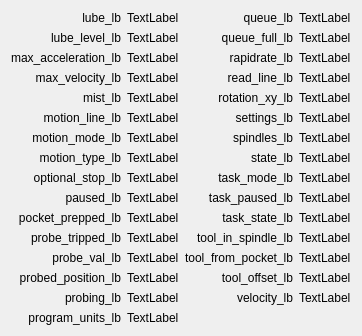
      <widget class="QWidget" name="tab_2">
       <attribute name="title">
        <string>Status 2</string>
       </attribute>
       <layout class="QGridLayout" name="gridLayout_2">
        <item row="13" column="2">
         <widget class="QLabel" name="label_76">
          <property name="text">
           <string>tool_offset_lb</string>
          </property>
          <property name="alignment">
           <set>Qt::AlignRight|Qt::AlignTrailing|Qt::AlignVCenter</set>
          </property>
         </widget>
        </item>
        <item row="3" column="1">
         <widget class="QLabel" name="max_velocity_lb">
          <property name="text">
           <string>TextLabel</string>
          </property>
         </widget>
        </item>
        <item row="11" column="3">
         <widget class="QLabel" name="tool_in_spindle_lb">
          <property name="text">
           <string>TextLabel</string>
          </property>
         </widget>
        </item>
        <item row="8" column="3">
         <widget class="QLabel" name="task_mode_lb">
          <property name="text">
           <string>TextLabel</string>
          </property>
         </widget>
        </item>
        <item row="9" column="3">
         <widget class="QLabel" name="task_paused_lb">
          <property name="text">
           <string>TextLabel</string>
          </property>
         </widget>
        </item>
        <item row="5" column="0">
         <widget class="QLabel" name="label_34">
          <property name="text">
           <string>motion_line_lb</string>
          </property>
          <property name="alignment">
           <set>Qt::AlignRight|Qt::AlignTrailing|Qt::AlignVCenter</set>
          </property>
         </widget>
        </item>
        <item row="14" column="0">
         <widget class="QLabel" name="label_42">
          <property name="text">
           <string>probing_lb</string>
          </property>
          <property name="alignment">
           <set>Qt::AlignRight|Qt::AlignTrailing|Qt::AlignVCenter</set>
          </property>
         </widget>
        </item>
        <item row="9" column="2">
         <widget class="QLabel" name="label_72">
          <property name="text">
           <string>task_paused_lb</string>
          </property>
          <property name="alignment">
           <set>Qt::AlignRight|Qt::AlignTrailing|Qt::AlignVCenter</set>
          </property>
         </widget>
        </item>
        <item row="4" column="3">
         <widget class="QLabel" name="rotation_xy_lb">
          <property name="text">
           <string>TextLabel</string>
          </property>
         </widget>
        </item>
        <item row="0" column="3">
         <widget class="QLabel" name="queue_lb">
          <property name="text">
           <string>TextLabel</string>
          </property>
         </widget>
        </item>
        <item row="0" column="1">
         <widget class="QLabel" name="lube_lb">
          <property name="text">
           <string>TextLabel</string>
          </property>
         </widget>
        </item>
        <item row="0" column="0">
         <widget class="QLabel" name="label_24">
          <property name="text">
           <string>lube_lb</string>
          </property>
          <property name="alignment">
           <set>Qt::AlignRight|Qt::AlignTrailing|Qt::AlignVCenter</set>
          </property>
         </widget>
        </item>
        <item row="1" column="3">
         <widget class="QLabel" name="queue_full_lb">
          <property name="text">
           <string>TextLabel</string>
          </property>
         </widget>
        </item>
        <item row="10" column="3">
         <widget class="QLabel" name="task_state_lb">
          <property name="text">
           <string>TextLabel</string>
          </property>
         </widget>
        </item>
        <item row="11" column="0">
         <widget class="QLabel" name="label_71">
          <property name="text">
           <string>probe_tripped_lb</string>
          </property>
          <property name="alignment">
           <set>Qt::AlignRight|Qt::AlignTrailing|Qt::AlignVCenter</set>
          </property>
         </widget>
        </item>
        <item row="12" column="2">
         <widget class="QLabel" name="label_75">
          <property name="text">
           <string>tool_from_pocket_lb</string>
          </property>
          <property name="alignment">
           <set>Qt::AlignRight|Qt::AlignTrailing|Qt::AlignVCenter</set>
          </property>
         </widget>
        </item>
        <item row="1" column="1">
         <widget class="QLabel" name="lube_level_lb">
          <property name="text">
           <string>TextLabel</string>
          </property>
         </widget>
        </item>
        <item row="14" column="1">
         <widget class="QLabel" name="probing_lb">
          <property name="text">
           <string>TextLabel</string>
          </property>
         </widget>
        </item>
        <item row="12" column="0">
         <widget class="QLabel" name="label_41">
          <property name="text">
           <string>probe_val_lb</string>
          </property>
          <property name="alignment">
           <set>Qt::AlignRight|Qt::AlignTrailing|Qt::AlignVCenter</set>
          </property>
         </widget>
        </item>
        <item row="8" column="1">
         <widget class="QLabel" name="optional_stop_lb">
          <property name="text">
           <string>TextLabel</string>
          </property>
         </widget>
        </item>
        <item row="7" column="3">
         <widget class="QLabel" name="state_lb">
          <property name="text">
           <string>TextLabel</string>
          </property>
         </widget>
        </item>
        <item row="0" column="2">
         <widget class="QLabel" name="label_39">
          <property name="text">
           <string>queue_lb</string>
          </property>
          <property name="alignment">
           <set>Qt::AlignRight|Qt::AlignTrailing|Qt::AlignVCenter</set>
          </property>
         </widget>
        </item>
        <item row="4" column="0">
         <widget class="QLabel" name="label_33">
          <property name="text">
           <string>mist_lb</string>
          </property>
          <property name="alignment">
           <set>Qt::AlignRight|Qt::AlignTrailing|Qt::AlignVCenter</set>
          </property>
         </widget>
        </item>
        <item row="7" column="1">
         <widget class="QLabel" name="motion_type_lb">
          <property name="text">
           <string>TextLabel</string>
          </property>
         </widget>
        </item>
        <item row="10" column="0">
         <widget class="QLabel" name="label_70">
          <property name="text">
           <string>pocket_prepped_lb</string>
          </property>
          <property name="alignment">
           <set>Qt::AlignRight|Qt::AlignTrailing|Qt::AlignVCenter</set>
          </property>
         </widget>
        </item>
        <item row="12" column="1">
         <widget class="QLabel" name="probe_val_lb">
          <property name="text">
           <string>TextLabel</string>
          </property>
         </widget>
        </item>
        <item row="8" column="0">
         <widget class="QLabel" name="label_37">
          <property name="text">
           <string>optional_stop_lb</string>
          </property>
          <property name="alignment">
           <set>Qt::AlignRight|Qt::AlignTrailing|Qt::AlignVCenter</set>
          </property>
         </widget>
        </item>
        <item row="13" column="0">
         <widget class="QLabel" name="label_44">
          <property name="text">
           <string>probed_position_lb</string>
          </property>
          <property name="alignment">
           <set>Qt::AlignRight|Qt::AlignTrailing|Qt::AlignVCenter</set>
          </property>
         </widget>
        </item>
        <item row="13" column="3">
         <widget class="QLabel" name="tool_offset_lb">
          <property name="text">
           <string>TextLabel</string>
          </property>
         </widget>
        </item>
        <item row="3" column="3">
         <widget class="QLabel" name="read_line_lb">
          <property name="text">
           <string>TextLabel</string>
          </property>
         </widget>
        </item>
        <item row="2" column="0">
         <widget class="QLabel" name="label_31">
          <property name="text">
           <string>max_acceleration_lb</string>
          </property>
          <property name="alignment">
           <set>Qt::AlignRight|Qt::AlignTrailing|Qt::AlignVCenter</set>
          </property>
         </widget>
        </item>
        <item row="9" column="0">
         <widget class="QLabel" name="label_69">
          <property name="text">
           <string>paused_lb</string>
          </property>
          <property name="alignment">
           <set>Qt::AlignRight|Qt::AlignTrailing|Qt::AlignVCenter</set>
          </property>
         </widget>
        </item>
        <item row="4" column="2">
         <widget class="QLabel" name="label_56">
          <property name="text">
           <string>rotation_xy_lb</string>
          </property>
          <property name="alignment">
           <set>Qt::AlignRight|Qt::AlignTrailing|Qt::AlignVCenter</set>
          </property>
         </widget>
        </item>
        <item row="6" column="0">
         <widget class="QLabel" name="label_35">
          <property name="text">
           <string>motion_mode_lb</string>
          </property>
          <property name="alignment">
           <set>Qt::AlignRight|Qt::AlignTrailing|Qt::AlignVCenter</set>
          </property>
         </widget>
        </item>
        <item row="2" column="2">
         <widget class="QLabel" name="label_54">
          <property name="text">
           <string>rapidrate_lb</string>
          </property>
          <property name="alignment">
           <set>Qt::AlignRight|Qt::AlignTrailing|Qt::AlignVCenter</set>
          </property>
         </widget>
        </item>
        <item row="5" column="3">
         <widget class="QLabel" name="settings_lb">
          <property name="text">
           <string>TextLabel</string>
          </property>
         </widget>
        </item>
        <item row="13" column="1">
         <widget class="QLabel" name="probed_position_lb">
          <property name="text">
           <string>TextLabel</string>
          </property>
         </widget>
        </item>
        <item row="8" column="2">
         <widget class="QLabel" name="label_60">
          <property name="text">
           <string>task_mode_lb</string>
          </property>
          <property name="alignment">
           <set>Qt::AlignRight|Qt::AlignTrailing|Qt::AlignVCenter</set>
          </property>
         </widget>
        </item>
        <item row="6" column="3">
         <widget class="QLabel" name="spindles_lb">
          <property name="text">
           <string>TextLabel</string>
          </property>
         </widget>
        </item>
        <item row="3" column="0">
         <widget class="QLabel" name="label_32">
          <property name="text">
           <string>max_velocity_lb</string>
          </property>
          <property name="alignment">
           <set>Qt::AlignRight|Qt::AlignTrailing|Qt::AlignVCenter</set>
          </property>
         </widget>
        </item>
        <item row="6" column="1">
         <widget class="QLabel" name="motion_mode_lb">
          <property name="text">
           <string>TextLabel</string>
          </property>
         </widget>
        </item>
        <item row="11" column="2">
         <widget class="QLabel" name="label_74">
          <property name="text">
           <string>tool_in_spindle_lb</string>
          </property>
          <property name="alignment">
           <set>Qt::AlignRight|Qt::AlignTrailing|Qt::AlignVCenter</set>
          </property>
         </widget>
        </item>
        <item row="1" column="2">
         <widget class="QLabel" name="label_53">
          <property name="text">
           <string>queue_full_lb</string>
          </property>
          <property name="alignment">
           <set>Qt::AlignRight|Qt::AlignTrailing|Qt::AlignVCenter</set>
          </property>
         </widget>
        </item>
        <item row="5" column="2">
         <widget class="QLabel" name="label_57">
          <property name="text">
           <string>settings_lb</string>
          </property>
          <property name="alignment">
           <set>Qt::AlignRight|Qt::AlignTrailing|Qt::AlignVCenter</set>
          </property>
         </widget>
        </item>
        <item row="7" column="0">
         <widget class="QLabel" name="label_36">
          <property name="text">
           <string>motion_type_lb</string>
          </property>
          <property name="alignment">
           <set>Qt::AlignRight|Qt::AlignTrailing|Qt::AlignVCenter</set>
          </property>
         </widget>
        </item>
        <item row="4" column="1">
         <widget class="QLabel" name="mist_lb">
          <property name="text">
           <string>TextLabel</string>
          </property>
         </widget>
        </item>
        <item row="11" column="1">
         <widget class="QLabel" name="probe_tripped_lb">
          <property name="text">
           <string>TextLabel</string>
          </property>
         </widget>
        </item>
        <item row="2" column="3">
         <widget class="QLabel" name="rapidrate_lb">
          <property name="text">
           <string>TextLabel</string>
          </property>
         </widget>
        </item>
        <item row="6" column="2">
         <widget class="QLabel" name="label_58">
          <property name="text">
           <string>spindles_lb</string>
          </property>
          <property name="alignment">
           <set>Qt::AlignRight|Qt::AlignTrailing|Qt::AlignVCenter</set>
          </property>
         </widget>
        </item>
        <item row="5" column="1">
         <widget class="QLabel" name="motion_line_lb">
          <property name="text">
           <string>TextLabel</string>
          </property>
         </widget>
        </item>
        <item row="10" column="1">
         <widget class="QLabel" name="pocket_prepped_lb">
          <property name="text">
           <string>TextLabel</string>
          </property>
         </widget>
        </item>
        <item row="2" column="1">
         <widget class="QLabel" name="max_acceleration_lb">
          <property name="text">
           <string>TextLabel</string>
          </property>
         </widget>
        </item>
        <item row="10" column="2">
         <widget class="QLabel" name="label_73">
          <property name="text">
           <string>task_state_lb</string>
          </property>
          <property name="alignment">
           <set>Qt::AlignRight|Qt::AlignTrailing|Qt::AlignVCenter</set>
          </property>
         </widget>
        </item>
        <item row="1" column="0">
         <widget class="QLabel" name="label_30">
          <property name="text">
           <string>lube_level_lb</string>
          </property>
          <property name="alignment">
           <set>Qt::AlignRight|Qt::AlignTrailing|Qt::AlignVCenter</set>
          </property>
         </widget>
        </item>
        <item row="9" column="1">
         <widget class="QLabel" name="paused_lb">
          <property name="text">
           <string>TextLabel</string>
          </property>
         </widget>
        </item>
        <item row="3" column="2">
         <widget class="QLabel" name="label_55">
          <property name="text">
           <string>read_line_lb</string>
          </property>
          <property name="alignment">
           <set>Qt::AlignRight|Qt::AlignTrailing|Qt::AlignVCenter</set>
          </property>
         </widget>
        </item>
        <item row="7" column="2">
         <widget class="QLabel" name="label_59">
          <property name="text">
           <string>state_lb</string>
          </property>
          <property name="alignment">
           <set>Qt::AlignRight|Qt::AlignTrailing|Qt::AlignVCenter</set>
          </property>
         </widget>
        </item>
        <item row="12" column="3">
         <widget class="QLabel" name="tool_from_pocket_lb">
          <property name="text">
           <string>TextLabel</string>
          </property>
         </widget>
        </item>
        <item row="15" column="0">
         <widget class="QLabel" name="label_78">
          <property name="text">
           <string>program_units_lb</string>
          </property>
          <property name="alignment">
           <set>Qt::AlignRight|Qt::AlignTrailing|Qt::AlignVCenter</set>
          </property>
         </widget>
        </item>
        <item row="15" column="1">
         <widget class="QLabel" name="program_units_lb">
          <property name="text">
           <string>TextLabel</string>
          </property>
         </widget>
        </item>
        <item row="14" column="2">
         <widget class="QLabel" name="label_79">
          <property name="text">
           <string>velocity_lb</string>
          </property>
          <property name="alignment">
           <set>Qt::AlignRight|Qt::AlignTrailing|Qt::AlignVCenter</set>
          </property>
         </widget>
        </item>
        <item row="14" column="3">
         <widget class="QLabel" name="velocity_lb">
          <property name="text">
           <string>TextLabel</string>
          </property>
         </widget>
        </item>
       </layout>
      </widget>
